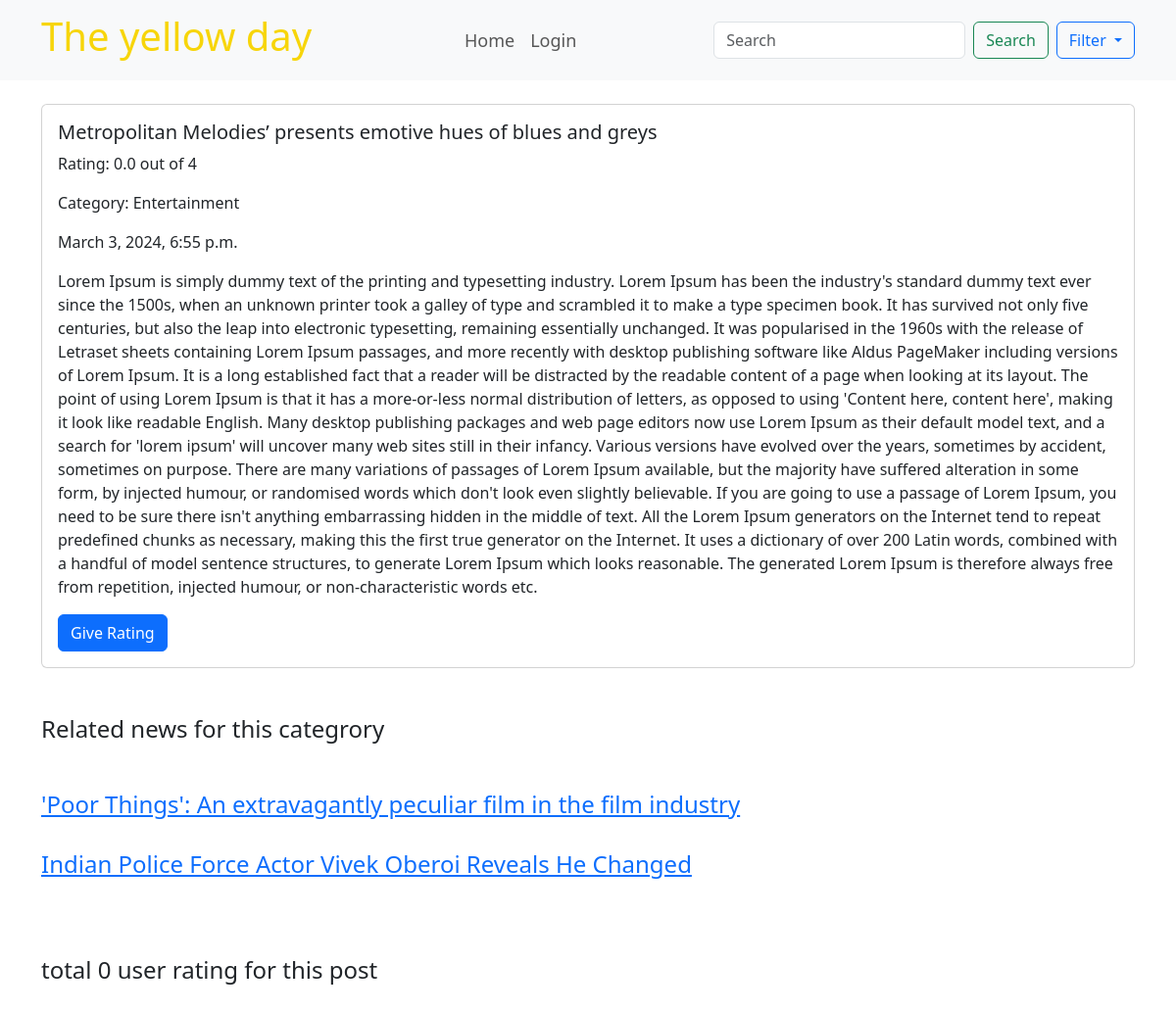
The app's page /posts/ditials_view/14/ with its own data.
### posts/models.py (models this page shows, shortened)
class Post(models.Model):
    created_at = models.DateTimeField(auto_now_add = True)
    edited_at = models.DateTimeField(auto_now = True)
    categroy = models.ForeignKey(Category,on_delete=models.CASCADE,blank=True,default=None)
    headline = models.CharField(max_length=200)
    description = models.TextField()
    editor = models.ForeignKey(EditorsProfile,on_delete=models.CASCADE,related_name='my_post')
    image = models.ImageField(upload_to='photos/post_img')
    viwes_of_this = models.IntegerField(blank=True,default=0)
    def rating(self):
       now = 0.0
       ave = now
       qeryset_of_rating = Rating.objects.filter(post=self).exists()
       if qeryset_of_rating:
            qeryset_of_rating = Rating.objects.filter(post=self)
            n = qeryset_of_rating.count()
            for i in qeryset_of_rating:now+=i.rating
            ave = now/n
       return  round(ave, 1)

class Category(models.Model):
    category_name = models.CharField(max_length=200)
    def __str__(self):return self.category_name

### posts/views.py (the view)
# urls.py: path('ditials_view/<int:pk>/',ditials_view, name='ditials_view'),
def ditials_view(request,pk):
   single_news = Post.objects.get(pk=pk)
   single_news.viwes_of_this+=1
   single_news.save()
   cata_gory_now = single_news.categroy
   all_news = Post.objects.filter(categroy=cata_gory_now)
   all_rating_for_this_news = Rating.objects.filter(post=single_news)
   category = Category.objects.all()
   categories_with_news = []
   ralated_nwes=[]
   for i in all_news:
       if i != single_news and len(ralated_nwes)<2:
            ralated_nwes.append(i)
       if len(ralated_nwes)>1:break
   for cata in category:
           yes_there_is_atlest_one_news_for_this_cata = Post.objects.filter(categroy=cata)
           if   yes_there_is_atlest_one_news_for_this_cata: categories_with_news.append(cata)
   return render(request,'newsditala.html',{'single_news':single_news,'all_rating_for_this_news': all_rating_for_this_news,'category':categories_with_news,'ralated_nwes':ralated_nwes})

### posts/templates/newsditala.html (shortened to what this page needs)
{% extends "base.html" %}
{% block content %}
<div class="col">
    <div class="card">
        <div class="card-body">
            <h5 class="card-title">{{ single_news.headline }}</h5>
            <p class="card-text">Rating: {{ single_news.rating }} out of 4</p>
            <p class="card-text">Category: {{ single_news.categroy }}</p>
            <p class="card-text">{{ single_news.created_at }}</p>
            <p class="card-text">{{ single_news.description }}</p>
            <a href="{% url 'rate_a_news' single_news.id %}">
                <button class="btn btn-primary">Give Rating</button>
            </a>
        </div>
    </div>
</div>
<h4 class="card-text" style="margin: auto;">Related news for this categrory </h4>
{% for i in ralated_nwes %}
<a href="{% url 'ditials_view' i.id %}"><h4> {{i.headline}} </h4></a>
{% endfor %}
<h4 class="card-text" style="margin: auto;">total {{ all_rating_for_this_news|length }} user rating for this post </h4>
{% endblock %}

### records on screen
Post: headline "Metropolitan Melodies’ presents emotive hues of blues and greys", rating "0.0", categroy "Entertainment", created_at "March 3, 2024, 6:55 p.m.", description "Lorem Ipsum is simply dummy text of the printing and typesetting industry. Lorem Ipsum has been the industry's standard dummy text ever since the 1500s, when an unknown printer took a galley of type and scrambled it to make a type specimen book. It has survived not only five centuries, but also the leap into electronic typesetting, remaining essentially unchanged. It was popularised in the 1960s with the release of Letraset sheets containing Lorem Ipsum passages, and more recently with desktop publishing software like Aldus PageMaker including versions of Lorem Ipsum. It is a long established fact that a reader will be distracted by the readable content of a page when looking at its layout.…"
Post: headline "'Poor Things': An extravagantly peculiar film in the film industry"
Post: headline "Indian Police Force Actor Vivek Oberoi Reveals He Changed"

### other values on screen
{{ all_rating_for_this_news|length }} "0"
